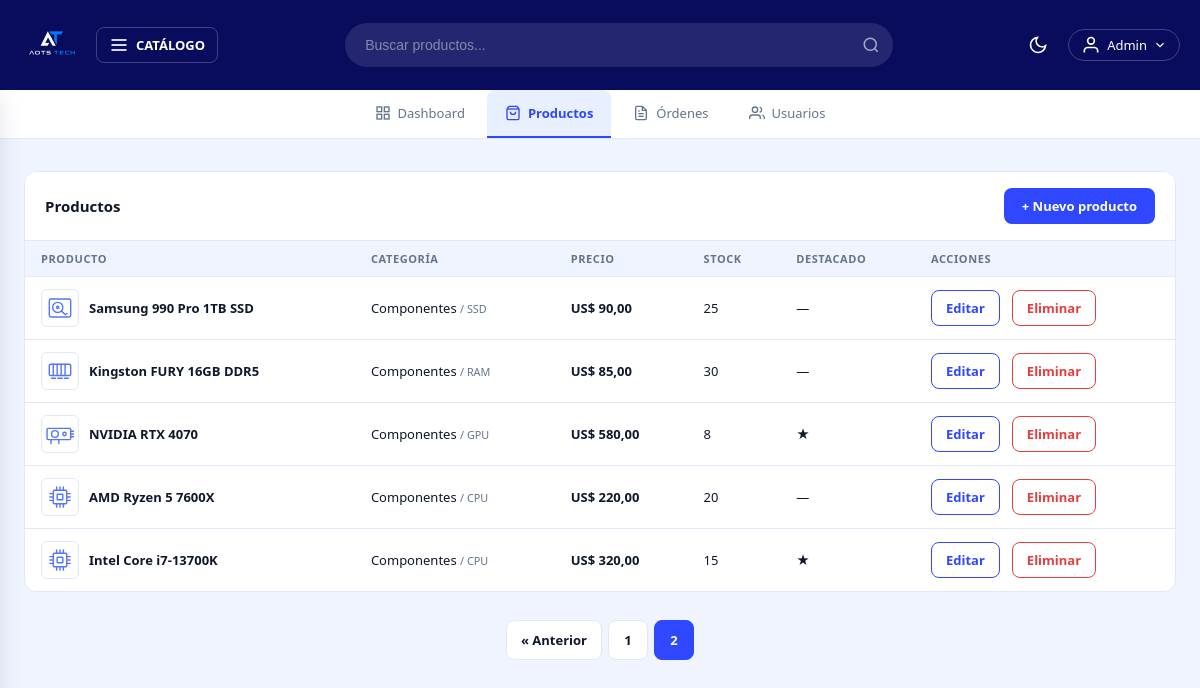
The page /admin/productos?page=2 (signed in) on the database as committed earlier.
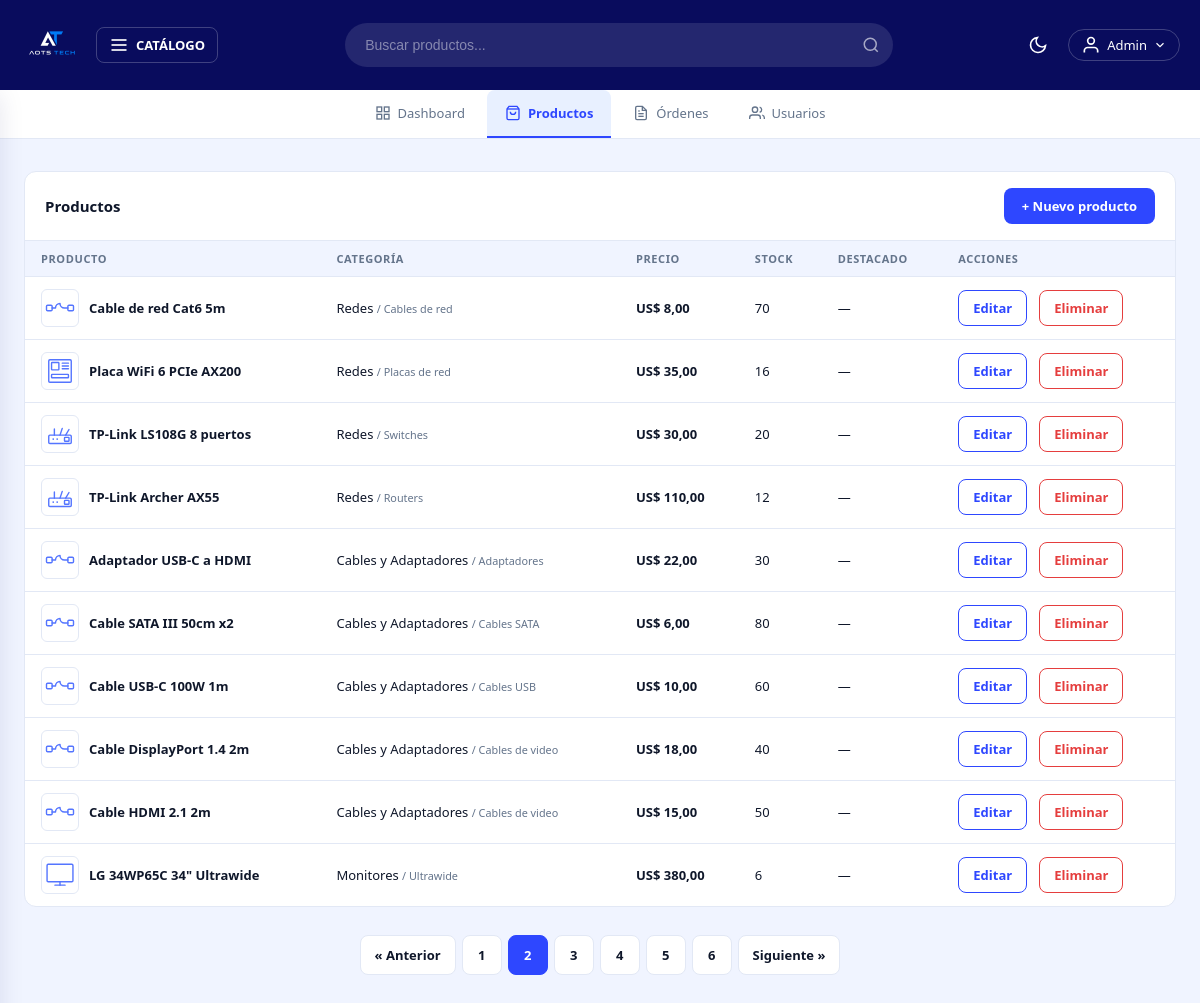
The same page on the database as committed later.
### tables this page shows
CREATE TABLE productos (
    id              INT AUTO_INCREMENT PRIMARY KEY,
    nombre          VARCHAR(120)  NOT NULL,
    marca           VARCHAR(60)   NOT NULL DEFAULT '',
    descripcion     TEXT          NOT NULL,
    precio          DECIMAL(10,2) NOT NULL,
    stock           INT           NOT NULL DEFAULT 0,
    imagen          VARCHAR(255)  DEFAULT 'default.webp',
    subcategoria_id INT           NOT NULL,
    destacado       TINYINT(1)    NOT NULL DEFAULT 0,
    creado_en       TIMESTAMP     DEFAULT CURRENT_TIMESTAMP,
    CONSTRAINT fk_producto_subcategoria FOREIGN KEY (subcategoria_id) REFERENCES subcategorias(id)
);

CREATE TABLE categorias (
    id          INT AUTO_INCREMENT PRIMARY KEY,
    nombre      VARCHAR(80)  NOT NULL,
    slug        VARCHAR(80)  NOT NULL UNIQUE,
    descripcion VARCHAR(255) DEFAULT ''
);

CREATE TABLE subcategorias (
    id           INT AUTO_INCREMENT PRIMARY KEY,
    nombre       VARCHAR(80)  NOT NULL,
    slug         VARCHAR(80)  NOT NULL UNIQUE,
    categoria_id INT          NOT NULL,
    descripcion  VARCHAR(255) DEFAULT '',
    CONSTRAINT fk_sub_categoria FOREIGN KEY (categoria_id) REFERENCES categorias(id)
);

### controllers/AdminController.php (called while the page is built, shortened)
<?php
class AdminController {
    public static function productos(Router $router) {
        $pagina_actual = filter_var($_GET['page'] ?? 1, FILTER_VALIDATE_INT);
        $por_pagina = 10;
        $total      = Producto::total();
        $offset     = ($pagina_actual - 1) * $por_pagina;
        $productos  = Producto::paginar($por_pagina, $offset);
        foreach($productos as $producto) {
            $producto->subcategoria = Subcategoria::find($producto->subcategoria_id);
            if($producto->subcategoria) {
                $producto->categoria = Categoria::find($producto->subcategoria->categoria_id);
            }
        }
        $router->render('admin/productos/index', [
            'titulo'        => 'Productos',
            'productos'     => $productos,
            'pagina_actual' => $pagina_actual,
            'total_paginas' => (int) ceil($total / $por_pagina)
        ]);
    }
}

### public/index.php (called while the page is built, shortened)
<?php
require_once __DIR__ . '/../includes/app.php';
$router = new Router();
$router->get('/',         [PaginasController::class, 'index']);
$router->get('/sobre',    [PaginasController::class, 'sobre']);
$router->get('/contacto', [PaginasController::class, 'contacto']);
$router->get('/garantia', [PaginasController::class, 'garantia']);
$router->post('/contacto',[PaginasController::class, 'contacto']);
$router->get('/404',      [PaginasController::class, 'error']);
$router->get('/producto', [PaginasController::class, 'producto']);
$router->get('/categoria-producto/categoria',    [PaginasController::class, 'categoria']);
$router->get('/categoria-producto/subcategoria', [PaginasController::class, 'subcategoria']);
$router->get('/buscar', [BuscadorController::class, 'buscar']);
$router->get('/login',        [AuthController::class, 'login']);
$router->post('/login',       [AuthController::class, 'login']);
$router->post('/logout',      [AuthController::class, 'logout']);
$router->get('/registro',     [AuthController::class, 'registro']);
$router->post('/registro',    [AuthController::class, 'registro']);
$router->get('/mensaje',      [AuthController::class, 'mensaje']);
$router->get('/carrito',             [CarritoController::class, 'index']);
$router->post('/carrito/agregar',    [CarritoController::class, 'agregar']);
$router->post('/carrito/actualizar', [CarritoController::class, 'actualizar']);
$router->post('/carrito/eliminar',   [CarritoController::class, 'eliminar']);
$router->post('/carrito/vaciar',     [CarritoController::class, 'vaciar']);
$router->get('/checkout',           [OrdenController::class, 'checkout']);
$router->post('/checkout',          [OrdenController::class, 'checkout']);
$router->get('/orden/confirmacion', [OrdenController::class, 'confirmacion']);
$router->get('/mis-pedidos',        [OrdenController::class, 'misPedidos']);
$router->get('/cuenta',            [UsuarioController::class, 'dashboard']);
$router->get('/cuenta/modificar',  [UsuarioController::class, 'modificar']);
$router->post('/cuenta/modificar', [UsuarioController::class, 'modificar']);
$router->get('/admin/dashboard', [AdminController::class, 'dashboard']);
$router->get('/admin/productos',           [AdminController::class, 'productos']);
$router->get('/admin/productos/crear',     [AdminController::class, 'crearProducto']);
$router->post('/admin/productos/crear',    [AdminController::class, 'crearProducto']);
$router->get('/admin/productos/editar',    [AdminController::class, 'editarProducto']);
$router->post('/admin/productos/editar',   [AdminController::class, 'editarProducto']);
$router->post('/admin/productos/eliminar', [AdminController::class, 'eliminarProducto']);
$router->get('/admin/ordenes',        [AdminController::class, 'ordenes']);
$router->get('/admin/ordenes/crear',  [AdminController::class, 'crearOrden']);
$router->post('/admin/ordenes/crear', [AdminController::class, 'crearOrden']);
$router->get('/admin/usuarios',       [AdminController::class, 'usuarios']);
$router->comprobarRutas();

### models/ActiveRecord.php (called while the page is built, shortened)
<?php
class ActiveRecord {
    protected static $db;
    protected static $tabla = '';
    public static function setDB($database) {
        self::$db = $database;
    }
    public static function consultarSQL($query) {
        $resultado = self::$db->query($query);
        $array = [];
        while($registro = $resultado->fetch_assoc()) {
            $array[] = static::crearObjeto($registro);
        }
        return $array;
    }
    protected static function crearObjeto($registro) {
        $objeto = new static;
        foreach($registro as $key => $value) {
            if(property_exists($objeto, $key)) {
                $objeto->$key = $value;
            }
        }
        return $objeto;
    }
    public static function all($orden = 'DESC') {
        $query = "SELECT * FROM " . static::$tabla . " ORDER BY id {$orden}";
        return self::consultarSQL($query);
    }
    public static function find($id) {
        $id = (int) $id;
        $query = "SELECT * FROM " . static::$tabla . " WHERE id = {$id}";
        $resultado = self::consultarSQL($query);
        return array_shift($resultado);
    }
    public static function paginar($por_pagina, $offset) {
        $query = "SELECT * FROM " . static::$tabla . " ORDER BY id DESC LIMIT {$por_pagina} OFFSET {$offset}";
        return self::consultarSQL($query);
    }
}

### models/Producto.php (called while the page is built, shortened)
<?php
class Producto extends ActiveRecord
{
    public function __construct($args = [])
    {
        $this->imagen          = $args['imagen']          ?? 'default.webp';
    }
}

### includes/funciones.php (called while the page is built, shortened)
<?php
function s($html) : string {
    return htmlspecialchars($html ?? '');
}
function formatear_precio($precio) : string {
    return 'US$ ' . number_format((float)$precio, 2, ',', '.');
}
function _subcategorias_slug_por_id() : array {
    static $mapa = null;
    if ($mapa === null) {
        $mapa = [];
        try {
            foreach (\Model\Subcategoria::all('ASC') as $s) {
                $mapa[(int)$s->id] = $s->slug;
            }
        } catch (\Throwable $e) {
            $mapa = [];
        }
    }
    return $mapa;
}
function icono_catalogo_por_slug($slug) : string {
    $map = [
        'cpu' => 'cpu',
        'gpu' => 'gpu',
        'ram' => 'ram', 'nvme' => 'ram',
        'ssd' => 'almacenamiento', 'hdd' => 'almacenamiento', 'discos-externos' => 'almacenamiento',
        'placas-madre' => 'placa-madre', 'placas-red' => 'placa-madre',
        'fuentes' => 'fuente',
        'teclados' => 'teclado',
        'mouse' => 'mouse',
        'auriculares' => 'auriculares',
        'webcam' => 'webcam',
        'pad-mouse' => 'pad',
        'monitores-gaming' => 'monitor', 'monitores-profesional' => 'monitor', 'monitores-ultrawide' => 'monitor',
        'cables-video' => 'cable', 'cables-usb' => 'cable', 'cables-sata' => 'cable', 'cables-red' => 'cable', 'adaptadores' => 'cable',
        'routers' => 'red', 'switches' => 'red',
        'pendrives' => 'usb',
        'tarjetas-sd' => 'sd',
        'atx' => 'gabinete', 'micro-atx' => 'gabinete', 'mini-itx' => 'gabinete',
        'limpieza' => 'servicio', 'formateo' => 'servicio', 'armado-pc' => 'servicio', 'diagnostico' => 'servicio',
    ];
    return $map[$slug] ?? 'default';
}
function imagen_producto($producto) : string {
    $imagen = $producto->imagen ?? '';
    $slug = _subcategorias_slug_por_id()[(int)($producto->subcategoria_id ?? 0)] ?? '';
    return '/img/catalogo/' . icono_catalogo_por_slug($slug) . '.svg';
}

### includes/app.php (called while the page is built, shortened)
<?php
require __DIR__ . '/funciones.php';
spl_autoload_register(function($class) {
    $base  = __DIR__ . '/..';
    $class = str_replace('\\', '/', $class);
    $rutas = [
        $base . '/' . strtolower(explode('/', $class)[0]) . 's/' . basename($class) . '.php',
        $base . '/models/'      . basename($class) . '.php',
        $base . '/controllers/' . basename($class) . '.php',
        $base . '/router/'      . basename($class) . '.php',
    ];
    foreach($rutas as $ruta) {
        if(file_exists($ruta)) {
            return;
        }
    }
});

### views/admin/productos/index.php (the view, shortened to what the changed rows need)
<div class="admin">
    <div class="admin__seccion">
        <div class="admin__seccion-header">
            <h2 class="admin__seccion-titulo">Productos</h2>
        </div>
        <?php if (empty($productos)): ?>
            <p class="admin__vacio">No hay productos todavía. ¡Creá el primero!</p>
        <?php else: ?>
            <div class="admin__tabla-wrap">
                <table class="admin__tabla">
                    <thead>
                        <tr>
                            <th>Producto</th>
                            <th>Categoría</th>
                            <th>Precio</th>
                            <th>Stock</th>
                            <th>Destacado</th>
                            <th>Acciones</th>
                        </tr>
                    </thead>
                    <tbody>
                        <?php foreach ($productos as $producto): ?>
                        <tr>
                            <td>
                                <a class="admin__producto"
                                   href="/producto?id=<?= (int) $producto->id ?>"
                                   title="Ver en la tienda">
                                    <img src="<?= imagen_producto($producto) ?>"
                                         alt=""
                                         onerror="this.onerror=null;this.src='/img/placeholder.svg'">
                                    <?= s($producto->nombre) ?>
                                </a>
                            </td>
                            <td>
                                <?= s($producto->categoria->nombre ?? '—') ?>
                                <small class="admin__sub">/ <?= s($producto->subcategoria->nombre ?? '—') ?></small>
                            </td>
                            <td class="admin__monto"><?= formatear_precio($producto->precio) ?></td>
                            <td>
                                <?php if ((int) $producto->stock === 0): ?>
                                    <span class="estado estado--cancelado">Sin stock</span>
                                <?php else: ?>
                                    <?= (int) $producto->stock ?>
                                <?php endif; ?>
                            </td>
                            <td><?= $producto->destacado ? '★' : '—' ?></td>
                            <td>
                                <div class="admin__acciones-fila">
                                    <a class="boton boton--secundario boton--sm"
                                       href="/admin/productos/editar?id=<?= (int) $producto->id ?>">Editar</a>
                                    <form method="POST" action="/admin/productos/eliminar"
                                          class="js-confirm"
                                          data-mensaje="¿Eliminar el producto «<?= s($producto->nombre) ?>»?">
                                        <button type="submit" class="boton boton--peligro boton--sm">Eliminar</button>
                                    </form>
                                </div>
                            </td>
                        </tr>
                        <?php endforeach; ?>
                    </tbody>
                </table>
            </div>
        <?php endif; ?>
    </div>
    <?php include __DIR__ . '/../../parciales/paginacion.php'; ?>
</div>

### views/parciales/paginacion.php (shortened to what the changed rows need)
<?php if (($total_paginas ?? 1) > 1): ?>
<nav class="paginacion" aria-label="Paginación">
    <?php if ($pagina_actual > 1): ?>
        <a class="paginacion__enlace paginacion__enlace--texto" href="?page=<?= $pagina_actual - 1 ?>">&laquo; Anterior</a>
    <?php endif; ?>
    <?php for ($i = 1; $i <= $total_paginas; $i++): ?>
        <?php if ($i === $pagina_actual): ?>
            <span class="paginacion__enlace paginacion__enlace--actual" aria-current="page"><?= $i ?></span>
        <?php else: ?>
            <a class="paginacion__enlace" href="?page=<?= $i ?>"><?= $i ?></a>
        <?php endif; ?>
    <?php endfor; ?>
    <?php if ($pagina_actual < $total_paginas): ?>
        <a class="paginacion__enlace paginacion__enlace--texto" href="?page=<?= $pagina_actual + 1 ?>">Siguiente &raquo;</a>
    <?php endif; ?>
</nav>
<?php endif; ?>

Rows that differ between the two databases and show on the page:
no longer on this page (row edited): productos: shows a picture, nombre "Samsung 990 Pro 1TB SSD", subcategoria.nombre "SSD", precio "US$ 90,00", stock "25"
no longer on this page (row unchanged): categorias: nombre "Componentes"
no longer on this page (row edited): productos: shows a picture, nombre "Kingston FURY 16GB DDR5", subcategoria.nombre "RAM", precio "US$ 85,00", stock "30"
no longer on this page (row edited): productos: shows a picture, nombre "NVIDIA RTX 4070", subcategoria.nombre "GPU", precio "US$ 580,00", stock "8"
no longer on this page (row edited): productos: nombre "AMD Ryzen 5 7600X", subcategoria.nombre "CPU", precio "US$ 220,00", stock "20"
no longer on this page (row edited): productos: nombre "Intel Core i7-13700K", subcategoria.nombre "CPU", precio "US$ 320,00", stock "15"
added productos: nombre "Cable de red Cat6 5m", subcategoria.nombre "Cables de red", precio "US$ 8,00", stock "70"
now on this page (row unchanged): categorias: nombre "Redes"
added productos: shows a picture, nombre "Placa WiFi 6 PCIe AX200", subcategoria.nombre "Placas de red", precio "US$ 35,00", stock "16"
added productos: nombre "TP-Link LS108G 8 puertos", subcategoria.nombre "Switches", precio "US$ 30,00", stock "20"
added productos: nombre "TP-Link Archer AX55", subcategoria.nombre "Routers", precio "US$ 110,00", stock "12"
added productos: nombre "Adaptador USB-C a HDMI", subcategoria.nombre "Adaptadores", precio "US$ 22,00", stock "30"
now on this page (row unchanged): categorias: nombre "Cables y Adaptadores"
added productos: nombre "Cable SATA III 50cm x2", subcategoria.nombre "Cables SATA", precio "US$ 6,00", stock "80"
added productos: nombre "Cable USB-C 100W 1m", subcategoria.nombre "Cables USB", precio "US$ 10,00", stock "60"
added productos: nombre "Cable DisplayPort 1.4 2m", subcategoria.nombre "Cables de video", precio "US$ 18,00", stock "40"
added productos: nombre "Cable HDMI 2.1 2m", subcategoria.nombre "Cables de video", precio "US$ 15,00", stock "50"
added productos: shows a picture, nombre "LG 34WP65C 34\" Ultrawide", subcategoria.nombre "Ultrawide", precio "US$ 380,00", stock "6"
now on this page (row unchanged): categorias: nombre "Monitores"
Other text that changed with them:
new list line: "3"
new list line: "4"
new list line: "5"
new list line: "6"
text now shown: "Siguiente »"
